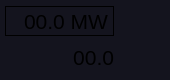
    <widget class="QFrame" name="status_L0A">
     <property name="geometry">
      <rect>
       <x>215</x>
       <y>200</y>
       <width>170</width>
       <height>80</height>
      </rect>
     </property>
     <property name="styleSheet">
      <string notr="true">background-color: rgb(20, 20, 30);</string>
     </property>
     <property name="frameShape">
      <enum>QFrame::NoFrame</enum>
     </property>
     <property name="frameShadow">
      <enum>QFrame::Plain</enum>
     </property>
     <layout class="QGridLayout" name="gridLayout_4">
      <property name="leftMargin">
       <number>5</number>
      </property>
      <property name="topMargin">
       <number>5</number>
      </property>
      <property name="rightMargin">
       <number>5</number>
      </property>
      <property name="bottomMargin">
       <number>5</number>
      </property>
      <property name="spacing">
       <number>5</number>
      </property>
      <item row="0" column="2">
       <widget class="PyDMByteIndicator" name="PyDMByteIndicator_5">
        <property name="minimumSize">
         <size>
          <width>20</width>
          <height>30</height>
         </size>
        </property>
        <property name="maximumSize">
         <size>
          <width>20</width>
          <height>30</height>
         </size>
        </property>
        <property name="toolTip">
         <string/>
        </property>
        <property name="channel" stdset="0">
         <string>KLYS:LI10:31:AFBST</string>
        </property>
        <property name="offColor" stdset="0">
         <color>
          <red>255</red>
          <green>0</green>
          <blue>0</blue>
         </color>
        </property>
        <property name="showLabels" stdset="0">
         <bool>false</bool>
        </property>
        <property name="circles" stdset="0">
         <bool>true</bool>
        </property>
       </widget>
      </item>
      <item row="0" column="3">
       <widget class="PyDMByteIndicator" name="PyDMByteIndicator_8">
        <property name="minimumSize">
         <size>
          <width>20</width>
          <height>30</height>
         </size>
        </property>
        <property name="maximumSize">
         <size>
          <width>20</width>
          <height>30</height>
         </size>
        </property>
        <property name="toolTip">
         <string/>
        </property>
        <property name="channel" stdset="0">
         <string>KLYS:LI10:31:SFB_PDIS</string>
        </property>
        <property name="offColor" stdset="0">
         <color>
          <red>255</red>
          <green>0</green>
          <blue>0</blue>
         </color>
        </property>
        <property name="showLabels" stdset="0">
         <bool>false</bool>
        </property>
        <property name="circles" stdset="0">
         <bool>true</bool>
        </property>
       </widget>
      </item>
      <item row="0" column="0">
       <widget class="PyDMLabel" name="pwr_gun_3">
        <property name="font">
         <font>
          <pointsize>16</pointsize>
         </font>
        </property>
        <property name="toolTip">
         <string/>
        </property>
        <property name="styleSheet">
         <string notr="true">PyDMLabel {
  border-radius: 2px;
}
PyDMLabel[alarmSensitiveBorder=&quot;true&quot;][alarmSeverity=&quot;0&quot;] {
  background-color: rgb(0,0,10);
  color: rgb(144,194,255);
}
PyDMLabel[alarmSensitiveBorder=&quot;true&quot;][alarmSeverity=&quot;1&quot;] {
  background-color: rgb(0,0,10);
  color: rgb(255,255,0);
}

PyDMLabel[alarmSensitiveBorder=&quot;true&quot;][alarmSeverity=&quot;2&quot;] {
  background-color: rgb(255,0,0);
  color: rgb(255,255,255);
}

PyDMLabel[alarmSensitiveBorder=&quot;true&quot;][alarmSeverity=&quot;3&quot;] {
  background-color: rgb(192,0,255);
  color: rgb(255,255,0);
}

PyDMLabel[alarmSensitiveBorder=&quot;true&quot;][alarmSeverity=&quot;4&quot;] {
  color: rgb(218,218,218);
  background-color: rgb(25,25,25);
}</string>
        </property>
        <property name="frameShape">
         <enum>QFrame::Box</enum>
        </property>
        <property name="frameShadow">
         <enum>QFrame::Plain</enum>
        </property>
        <property name="text">
         <string>00.0 MW</string>
        </property>
        <property name="alignment">
         <set>Qt::AlignRight|Qt::AlignTrailing|Qt::AlignVCenter</set>
        </property>
        <property name="margin">
         <number>3</number>
        </property>
        <property name="precision" stdset="0">
         <number>1</number>
        </property>
        <property name="showUnits" stdset="0">
         <bool>true</bool>
        </property>
        <property name="precisionFromPV" stdset="0">
         <bool>false</bool>
        </property>
        <property name="alarmSensitiveContent" stdset="0">
         <bool>false</bool>
        </property>
        <property name="alarmSensitiveBorder" stdset="0">
         <bool>true</bool>
        </property>
        <property name="PyDMToolTip" stdset="0">
         <string/>
        </property>
        <property name="channel" stdset="0">
         <string>ACCL:LI10:31:POWER_W0CH0</string>
        </property>
        <property name="enableRichText" stdset="0">
         <bool>false</bool>
        </property>
       </widget>
      </item>
      <item row="1" column="3">
       <widget class="PyDMByteIndicator" name="PyDMByteIndicator_7">
        <property name="minimumSize">
         <size>
          <width>20</width>
          <height>30</height>
         </size>
        </property>
        <property name="maximumSize">
         <size>
          <width>20</width>
          <height>30</height>
         </size>
        </property>
        <property name="toolTip">
         <string/>
        </property>
        <property name="channel" stdset="0">
         <string>KLYS:LI10:31:SFB_ADIS</string>
        </property>
        <property name="offColor" stdset="0">
         <color>
          <red>255</red>
          <green>0</green>
          <blue>0</blue>
         </color>
        </property>
        <property name="showLabels" stdset="0">
         <bool>false</bool>
        </property>
        <property name="circles" stdset="0">
         <bool>true</bool>
        </property>
       </widget>
      </item>
      <item row="1" column="0">
       <widget class="PyDMLabel" name="phi_gun_3">
        <property name="font">
         <font>
          <pointsize>16</pointsize>
         </font>
        </property>
        <property name="toolTip">
         <string/>
        </property>
        <property name="styleSheet">
         <string notr="true">PyDMLabel {
  border-radius: 2px;
}
PyDMLabel[alarmSensitiveBorder=&quot;true&quot;][alarmSeverity=&quot;0&quot;] {
  background-color: rgb(0,0,10);
  color: rgb(144,194,255);
}
PyDMLabel[alarmSensitiveBorder=&quot;true&quot;][alarmSeverity=&quot;1&quot;] {
  background-color: rgb(0,0,10);
  color: rgb(255,255,0);
}

PyDMLabel[alarmSensitiveBorder=&quot;true&quot;][alarmSeverity=&quot;2&quot;] {
  background-color: rgb(255,0,0);
  color: rgb(255,255,255);
}

PyDMLabel[alarmSensitiveBorder=&quot;true&quot;][alarmSeverity=&quot;3&quot;] {
  background-color: rgb(192,0,255);
  color: rgb(255,255,0);
}

PyDMLabel[alarmSensitiveBorder=&quot;true&quot;][alarmSeverity=&quot;4&quot;] {
  color: rgb(218,218,218);
  background-color: rgb(25,25,25);
}</string>
        </property>
        <property name="text">
         <string>00.0</string>
        </property>
        <property name="alignment">
         <set>Qt::AlignRight|Qt::AlignTrailing|Qt::AlignVCenter</set>
        </property>
        <property name="margin">
         <number>3</number>
        </property>
        <property name="precision" stdset="0">
         <number>1</number>
        </property>
        <property name="showUnits" stdset="0">
         <bool>false</bool>
        </property>
        <property name="precisionFromPV" stdset="0">
         <bool>false</bool>
        </property>
        <property name="alarmSensitiveContent" stdset="0">
         <bool>true</bool>
        </property>
        <property name="alarmSensitiveBorder" stdset="0">
         <bool>true</bool>
        </property>
        <property name="PyDMToolTip" stdset="0">
         <string/>
        </property>
        <property name="channel" stdset="0">
         <string>ACCL:LI10:31:PHASE_W0CH0</string>
        </property>
        <property name="enableRichText" stdset="0">
         <bool>false</bool>
        </property>
       </widget>
      </item>
      <item row="1" column="2">
       <widget class="PyDMByteIndicator" name="PyDMByteIndicator_6">
        <property name="minimumSize">
         <size>
          <width>20</width>
          <height>30</height>
         </size>
        </property>
        <property name="maximumSize">
         <size>
          <width>20</width>
          <height>30</height>
         </size>
        </property>
        <property name="toolTip">
         <string/>
        </property>
        <property name="channel" stdset="0">
         <string>KLYS:LI10:31:PFBST</string>
        </property>
        <property name="offColor" stdset="0">
         <color>
          <red>255</red>
          <green>0</green>
          <blue>0</blue>
         </color>
        </property>
        <property name="showLabels" stdset="0">
         <bool>false</bool>
        </property>
        <property name="circles" stdset="0">
         <bool>true</bool>
        </property>
       </widget>
      </item>
      <item row="0" column="1">
       <spacer name="horizontalSpacer_2">
        <property name="orientation">
         <enum>Qt::Horizontal</enum>
        </property>
        <property name="sizeType">
         <enum>QSizePolicy::Minimum</enum>
        </property>
        <property name="sizeHint" stdset="0">
         <size>
          <width>1</width>
          <height>20</height>
         </size>
        </property>
       </spacer>
      </item>
     </layout>
    </widget>
